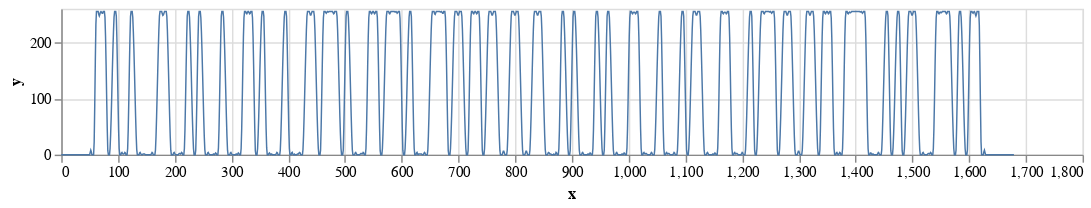

The notebook cell saved with this chart:
### Code cell
from PIL import Image
import numpy as np
import pandas as pd
import altair as alt


image = Image.open('/Users/liuwei/Temp/barcode.jpeg')
width, height = image.size

new_width = width * 4
image = image.resize((new_width, height), Image.ANTIALIAS)

line = image.crop((0, height//2, new_width, height//2+1)).convert('L')
data = np.asarray(line, dtype='int32')[0]

data = 255 - data

df = pd.DataFrame({'x': np.arange(len(data)), 'y': data})

alt.Chart(df).mark_line().encode(
    x='x',
    y='y',
    size=alt.value(1),
).configure_view(
    width=700,
    height=100,
)

### Figure 1 — Vega-Lite specification as saved in the notebook (floating-point values rounded to 4 significant figures; data arrays with more than 128 entries replaced by an {"elided": "..."} marker saying what was removed)
{"$schema": "https://vega.github.io/schema/vega-lite/v2.6.0.json", "config": {"view": {"height": 100, "width": 700}}, "data": {"name": "data-95ea949dc70e6e8ff41877f62f9b51be"}, "datasets": {"data-95ea949dc70e6e8ff41877f62f9b51be": {"elided": "1680 records"}}, "encoding": {"size": {"value": 1}, "x": {"field": "x", "type": "quantitative"}, "y": {"field": "y", "type": "quantitative"}}, "mark": "line"}
